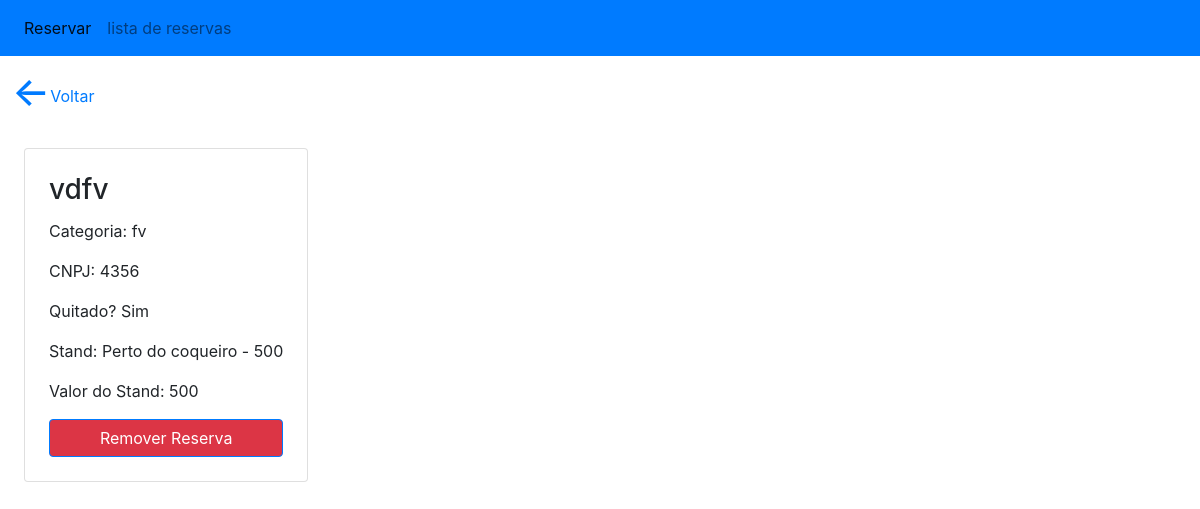
The page /reservas/detail/21 on the database its author committed.
### core/models.py (models this page shows, shortened)
class Reserva(models.Model):
    cnpj = models.CharField(max_length=18)
    nome_empresa = models.CharField(max_length=160)
    categoria_empresa = models.CharField(max_length=160)
    quitado = models.BooleanField()
    stand = models.OneToOneField(Stand, on_delete=models.CASCADE)

class Stand(models.Model):
    localizacao = models.CharField(max_length=160)
    valor = models.IntegerField()
    def __str__(self) -> str:
        return f"{self.localizacao} - {self.valor}"

### core/views.py (the view, shortened to what this page needs)
# urls.py: path("reservas/detail/<pk>", ReservaDetailView.as_view(), name="detail"),
class ReservaDetailView(DetailView):
    model = Reserva
    template_name = "detail.html"

### core/templates/detail.html
{% extends 'base.html' %}
{% load bootstrap4 %}
{% block content %}
<a href="{% url 'reservas' %}" style="margin-left: 1%; margin-top: 1%; text-decoration:none; display:flex; flex-wrap: nowrap; flex-direction: row; align-items: center; gap: 1;"><h1>&#8592;
</h1> Voltar</a>
        <div class="d-flex">
            <div class="b-block card mb-1 m-4 p-4">
                <h3 class="card-title">{{ object.nome_empresa }}</h3>
                <p>Categoria: {{ object.categoria_empresa }}</p>
                <p>CNPJ: {{ object.cnpj }}</p>
                <p>Quitado? {% if object.quitado %} Sim {% else %} Não {% endif %}</p>
                <p>Stand: {{ object.stand }}</p>
                <p>Valor do Stand: {{ object.stand.valor }}</p>
                <a href="{% url 'reservas_remove' object.pk %}"
                class="btn btn-primary bg-danger">
                Remover Reserva
                </a>
            </div>
        </div>
{% endblock %}

### rows shown on the page
Reserva: nome_empresa "vdfv", categoria_empresa "fv", cnpj "4356", stand "Perto do coqueiro - 500", stand.valor "500"
